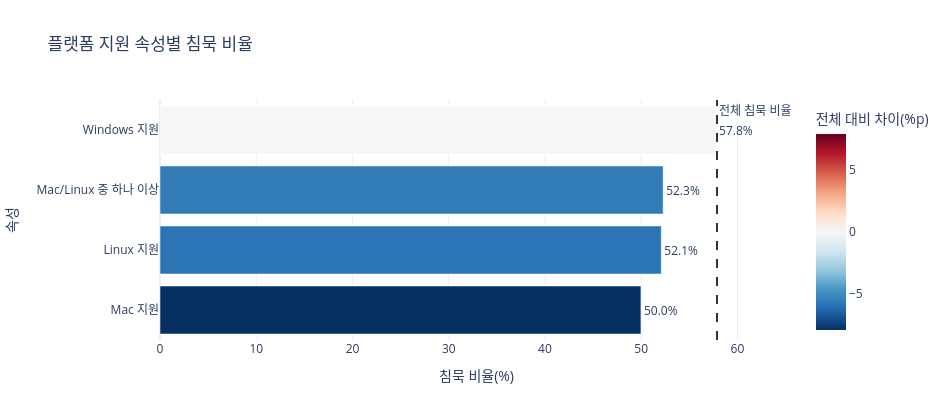

Here is the notebook cell this chart was saved with:
### Code cell
fig = px.bar(
    platform_risk.sort_values("silence_rate"),
    x="silence_rate",
    y="feature",
    orientation="h",
    color="rate_diff",
    color_continuous_scale="RdBu_r",
    color_continuous_midpoint=0,
    text="silence_rate",
    title="플랫폼 지원 속성별 침묵 비율",
    labels={"silence_rate": "침묵 비율(%)", "feature": "속성", "rate_diff": "전체 대비 차이(%p)"},
    hover_data={"game_count": ":,", "silence_games": ":,", "lift": ":.2f"},
)
fig.add_vline(x=overall_silence_rate, line_dash="dash", line_color="#333333", annotation_text="전체 침묵 비율")
fig.update_traces(texttemplate="%{text:.1f}%", textposition="outside")
fig.update_layout(template="plotly_white", width=950, height=420)
fig.show()

### Figure 1 — Plotly figure (JSON) as saved in the notebook; plotly's stock layout.template omitted (floating-point values rounded to 4 significant figures)
{"data": [{"customdata": [[1575.0, 787.0, 0.8634], [1392.0, 725.0, 0.9], [2196.0, 1148.0, 0.9033], [11560.0, 6681.0, 0.9983]], "hovertemplate": "침묵 비율(%)=%{text}<br>속성=%{y}<br>game_count=%{customdata[0]:,}<br>silence_games=%{customdata[1]:,}<br>lift=%{customdata[2]:.2f}<br>전체 대비 차이(%p)=%{marker.color}<extra></extra>", "legendgroup": "", "marker": {"color": [-7.905, -5.79, -5.596, -0.09891], "coloraxis": "coloraxis", "pattern": {"shape": ""}}, "name": "", "orientation": "h", "showlegend": false, "text": [49.97, 52.08, 52.28, 57.77], "textposition": "outside", "texttemplate": "%{text:.1f}%", "type": "bar", "x": [49.97, 52.08, 52.28, 57.77], "xaxis": "x", "y": ["Mac 지원", "Linux 지원", "Mac/Linux 중 하나 이상", "Windows 지원"], "yaxis": "y"}], "layout": {"annotations": [{"showarrow": false, "text": "전체 침묵 비율", "x": 57.87, "xanchor": "left", "xref": "x", "y": 1, "yanchor": "top", "yref": "y domain"}], "barmode": "relative", "coloraxis": {"cmid": 0, "colorbar": {"title": {"text": "전체 대비 차이(%p)"}}, "colorscale": [[0, "rgb(5,48,97)"], [0.1, "rgb(33,102,172)"], [0.2, "rgb(67,147,195)"], [0.3, "rgb(146,197,222)"], [0.4, "rgb(209,229,240)"], [0.5, "rgb(247,247,247)"], [0.6, "rgb(253,219,199)"], [0.7, "rgb(244,165,130)"], [0.8, "rgb(214,96,77)"], [0.9, "rgb(178,24,43)"], [1, "rgb(103,0,31)"]]}, "height": 420, "legend": {"tracegroupgap": 0}, "shapes": [{"line": {"color": "#333333", "dash": "dash"}, "type": "line", "x0": 57.87, "x1": 57.87, "xref": "x", "y0": 0, "y1": 1, "yref": "y domain"}], "title": {"text": "플랫폼 지원 속성별 침묵 비율"}, "width": 950, "xaxis": {"anchor": "y", "domain": [0, 1], "title": {"text": "침묵 비율(%)"}}, "yaxis": {"anchor": "x", "domain": [0, 1], "title": {"text": "속성"}}}}
